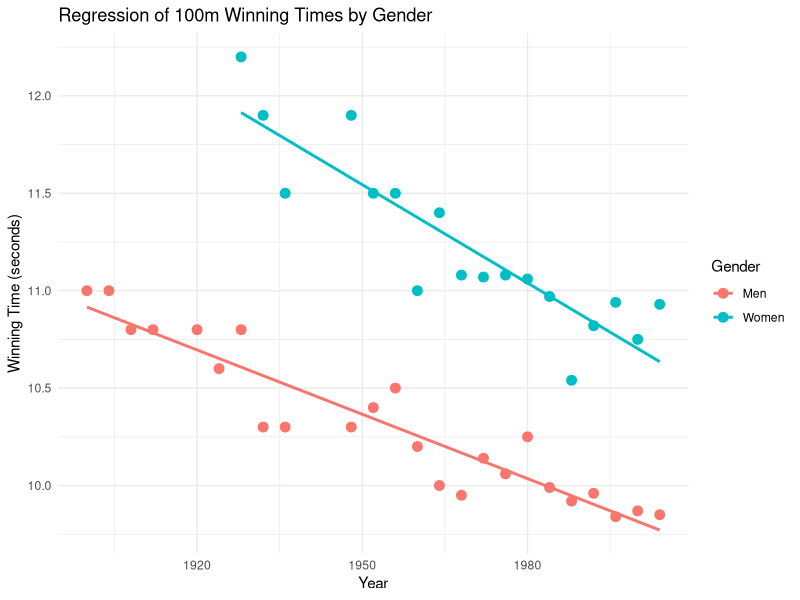

Reproduce this figure in R.
# Load required libraries
library(ggplot2)
library(tidyr)

# Create the dataset
data <- data.frame(
    Year = c(1900, 1904, 1908, 1912, 1920, 1924, 1928, 1932, 1936, 
             1948, 1952, 1956, 1960, 1964, 1968, 1972, 1976, 1980, 
             1984, 1988, 1992, 1996, 2000, 2004),
    
    Men = c(11.00, 11.00, 10.80, 10.80, 10.80, 10.60, 10.80, 
            10.30, 10.30, 10.30, 10.40, 10.50, 10.20, 10.00, 9.95, 10.14, 
            10.06, 10.25, 9.99, 9.92, 9.96, 9.84, 9.87, 9.85),
    
    Women = c(NA, NA, NA, NA, NA, NA, 12.20, 11.90, 11.50, 
              11.90, 11.50, 11.50, 11.00, 11.40, 11.08, 11.07, 11.08, 11.06, 
              10.97, 10.54, 10.82, 10.94, 10.75, 10.93)
)

# Reshape the dataset into long format
data_long <- pivot_longer(data, cols = c("Men", "Women"), 
                          names_to = "Gender", values_to = "Time", 
                          values_drop_na = TRUE)  # Remove NA values

# Convert Gender to a factor (categorical variable)
data_long$Gender <- factor(data_long$Gender, levels = c("Men", "Women"))

# Fit a multiple regression model: Time ~ Year + Gender
model_combined <- lm(Time ~ Year + Gender, data = data_long)

# Display summary of the model
summary(model_combined)

# Print estimated coefficients
cat("\nCombined Regression Model:\n")
cat("Estimated Intercept:", coef(model_combined)[1], "\n")
cat("Estimated Slope for Year:", coef(model_combined)[2], "\n")
cat("Estimated Coefficient for Gender (Women vs Men):", coef(model_combined)[3], "\n")

# Extract coefficients
intercept <- coef(model_combined)[1]  # β0
slope_year <- coef(model_combined)[2]  # β1 (change per year)
gender_diff <- coef(model_combined)[3]  # β2 (difference between men & women)

# Question 8: Estimated difference in mean winning times (Men vs Women)
cat("\nQuestion 8: Estimated Difference in Mean Winning Times (Men vs Women):", gender_diff, "\n")

# Question 9: Estimated change in winning time per additional year
cat("\nQuestion 9: Estimated Change in Winning Time per Year:", slope_year, "\n")

# Question 10: Predict Women's Winning Time for 1944
predicted_women_1944 <- intercept + slope_year * 1944 + gender_diff
cat("\nQuestion 10: Predicted Women's Winning Time in 1944:", predicted_women_1944, "\n")

# Plot data with regression lines for both genders
ggplot(data_long, aes(x = Year, y = Time, color = Gender)) +
  geom_point(size = 3) +
  geom_smooth(method = "lm", se = FALSE) +
  labs(title = "Regression of 100m Winning Times by Gender",
       x = "Year",
       y = "Winning Time (seconds)") +
  theme_minimal()
